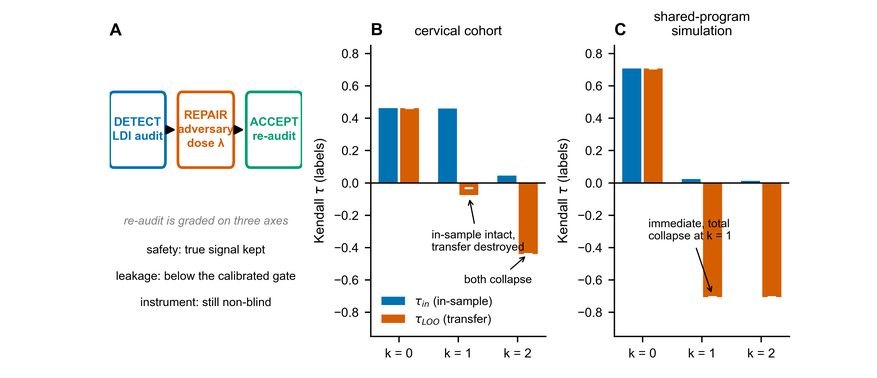
#> input picture papers/20_MRP-ST-Repair_Patterns/Patterns_v29_revision_package/papers/20_MRP-ST-Repair_Patterns/figures/fig1.png, 877 x 378 px, shrunk from 4320 x 1860 before the run; its folder holds 3 pictures in this run
$ python audit_jbi_package.py
#> lines starting #> are read from the running program, lines starting #| are printed output that depends on the picture
"""Structural and content audit for the JBI submission package.

The script is intentionally read-only.  It checks the generated DOCX files,
cross-references, highlights, reference numbering, embedded images, and raster
metadata.  Results are printed as JSON so that the checks are reproducible.
"""

from __future__ import annotations

import json
import re
import zipfile
from pathlib import Path

from docx import Document
from PIL import Image


ROOT = Path(__file__).resolve().parent.parent
PKG = ROOT / "papers" / "08_JBI"


# [21 lines left out: functions all_text, paragraphs_between, not called in this run]


def word_count(text: str) -> int:
    return len(re.findall(r"\b[A-Za-z0-9]+(?:[-'][A-Za-z0-9]+)*\b", text))


# [19 lines left out: function docx_audit, not called in this run]


def manuscript_audit(path: Path) -> dict:
    doc = Document(path)
    text = all_text(doc)
    base = docx_audit(path)
    abstract = paragraphs_between(doc, "Abstract", "1. Introduction")
    abstract = abstract.split("Keywords:", 1)[0]
    refs = []
    in_refs = False
    for p in doc.paragraphs:
        t = p.text.strip()
        if t == "References":
            in_refs = True
            continue
        if in_refs and re.match(r"^\[\d+\]", t):
            refs.append(t)
    ref_numbers = [int(re.match(r"^\[(\d+)\]", r).group(1)) for r in refs]
    body_before_refs = text.split("\nReferences\n", 1)[0]
    cited = set()
    for group in re.findall(r"\[(\d+(?:[,–-]\d+)*)\]", body_before_refs):
        group = group.replace("–", "-")
        for token in group.split(","):
            if "-" in token:
                a, b = map(int, token.split("-", 1))
                cited.update(range(a, b + 1))
            else:
                cited.add(int(token))
    significance_words = 0
    for table in doc.tables:
        if table.cell(0, 1).text.strip() == "Statement of Significance":
            significance_words = sum(word_count(table.cell(i, 1).text) for i in range(1, len(table.rows)))
            break
    base.update(
        {
            "abstract_words_including_headings": word_count(abstract),
            "statement_of_significance_words": significance_words,
            "references": len(refs),
            "reference_numbers_sequential": ref_numbers == list(range(1, len(refs) + 1)),
            "uncited_reference_numbers": sorted(set(ref_numbers) - cited),
            "undefined_citation_numbers": sorted(cited - set(ref_numbers)),
            "doi_count": len(re.findall(r"https://doi\.org/\S+", "\n".join(refs))),
            "figure_mentions": {str(i): len(re.findall(fr"\bFigure {i}\b", body_before_refs)) for i in range(1, 6)},
            "table_mentions": {str(i): len(re.findall(fr"\bTable {i}\b", body_before_refs)) for i in range(1, 4)},
            "supplementary_mentions": len(re.findall(r"\bSupplementary (?:Table|Note|Figure)\b", body_before_refs)),
        }
    )
    return base


# [8 lines left out: function highlights_audit, not called in this run]


def image_audit(path: Path) -> dict:
    with Image.open(path) as image:
#> image is the input picture: PIL image 877x378 RGBA; mean R, G, B, A 242, 240.7, 238.8, 255
        return {
            "pixels": list(image.size),
            "dpi": list(image.info.get("dpi", (0, 0))),
            "mode": image.mode,
        }


def main() -> None:
    figures = {p.name: image_audit(p) for p in sorted((PKG / "Figures").glob("*.png"))}
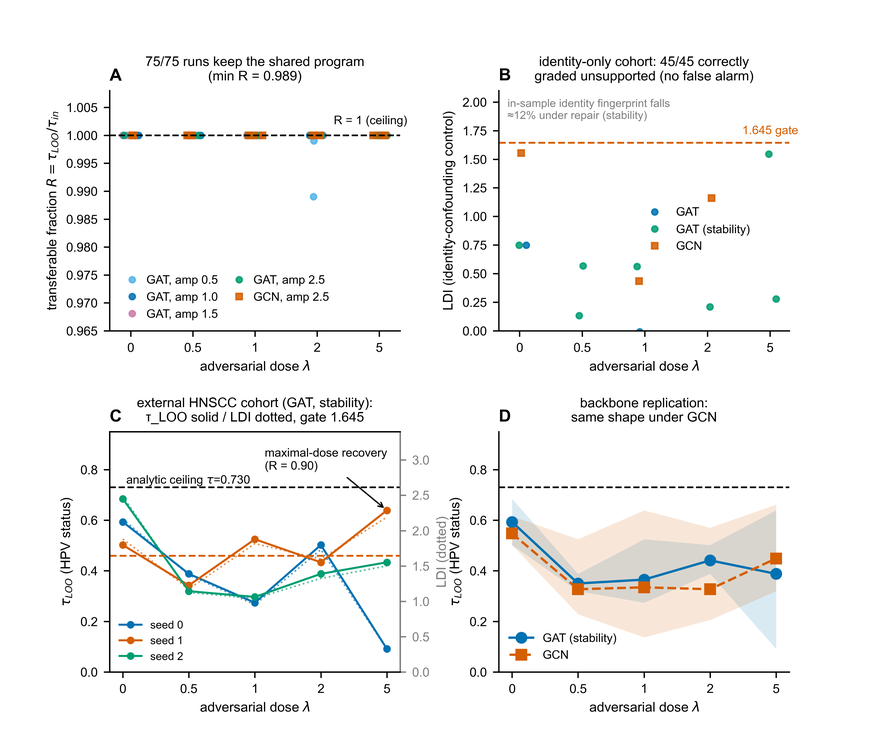
#> input picture papers/20_MRP-ST-Repair_Patterns/Patterns_v29_revision_package/papers/20_MRP-ST-Repair_Patterns/figures/fig2.png, 877 x 755 px, shrunk from 4320 x 3720 before the run
#> in image_audit, image is the input picture: PIL image 877x755 RGBA; mean R, G, B, A 245.2, 244.9, 244.2, 255
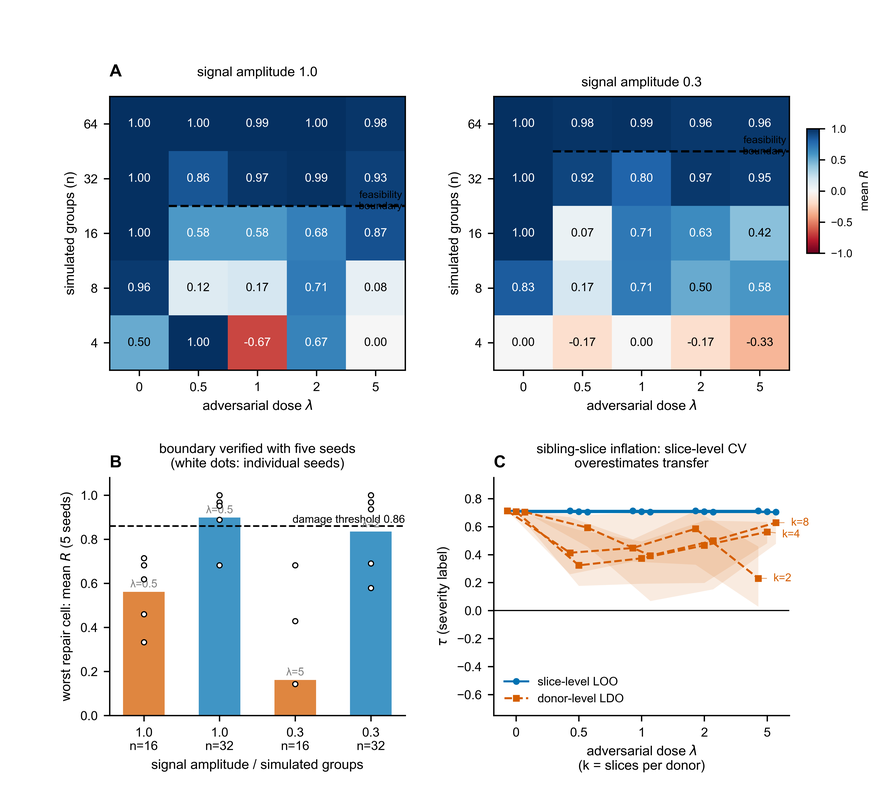
#> input picture papers/20_MRP-ST-Repair_Patterns/Patterns_v29_revision_package/papers/20_MRP-ST-Repair_Patterns/figures/fig3.png, 877 x 804 px, shrunk from 4320 x 3960 before the run
#> in image_audit, image is the input picture: PIL image 877x804 RGBA; mean R, G, B, A 204.1, 213, 221.4, 255
#> figures = 3 items
    out = {
        "manuscript": manuscript_audit(PKG / "Manuscript_JBI.docx"),
        "cover_letter": docx_audit(PKG / "CoverLetter_JBI.docx"),
        "highlights": highlights_audit(PKG / "Highlights_JBI.docx"),
        "supplementary": docx_audit(PKG / "Supplementary_Information_JBI.docx"),
        "graphical_abstract": image_audit(PKG / "GraphicalAbstract_JBI.png"),
        "graphical_abstract_tiff": (image_audit(PKG / "GraphicalAbstract_JBI.tiff")
                                     if (PKG / "GraphicalAbstract_JBI.tiff").exists() else None),
        "figures": figures,
    }
    print(json.dumps(out, indent=2, ensure_ascii=False))


if __name__ == "__main__":
    main()
#> (the call stopped at in manuscript_audit, `doc = Document(path)`: docx is not available in this run)
